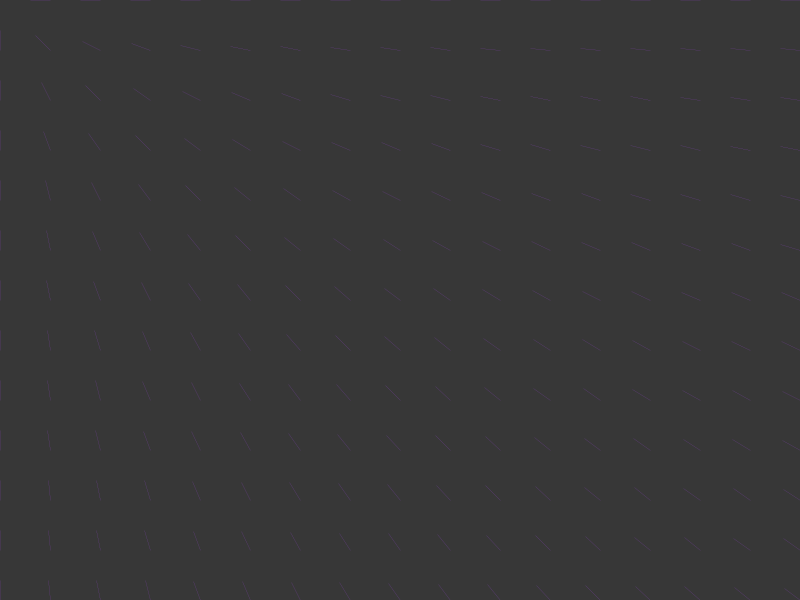
Frame 1 (no input)
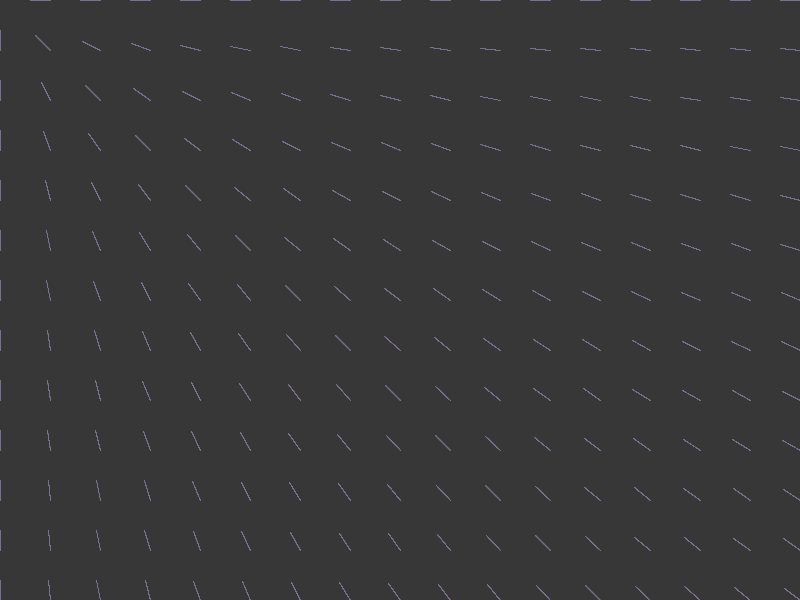
Frame 60 (the mouse pressed at the canvas centre just before this capture)
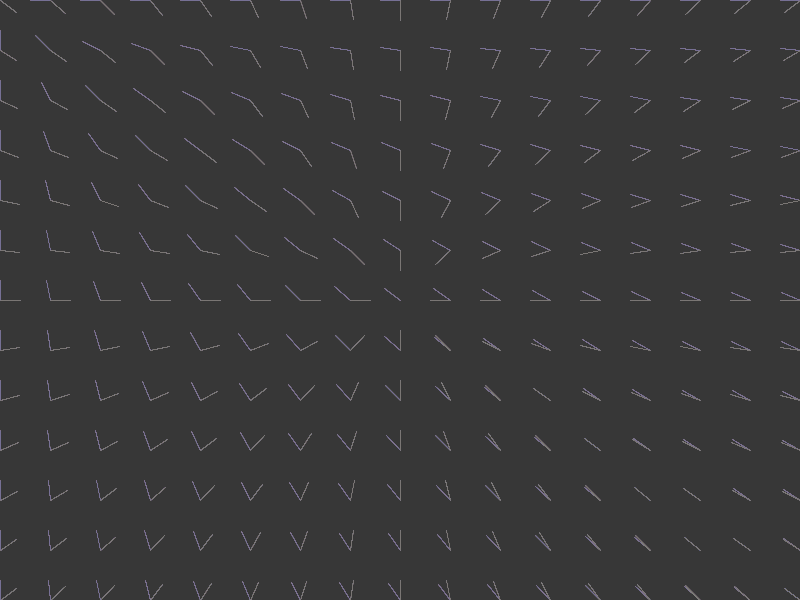
Frame 120 (the mouse held since frame 60 and released just before this capture)

The Processing sketch that drew these frames (run headless with seeded random() and noise(); from frame 60 on, the mouse is pressed at the canvas centre):

// Processing sketch: mainMouseFan
// ── mainMouseFan.pde
//***
// This sketch draws lines that follow the mouse. While moving, colors
// alternate.
//***
import java.util.Date;

void setup()
{
  background(55);
  size(800,600);
}

void draw()
{
  pushStyle();
  strokeWeight(0.1);
  
  // Rando color.
  color c = color(int(random(0, 255)),
                  int(random(0, 255)),
                  int(random(0, 255)));
  stroke(c);
  noFill();
  
  
  for (int x = 0; x <= width; x = x + 50)
  {
    for (int y = 0; y <= height; y = y + 50)
    {
      point(x, y);
      PVector point = new PVector(x, y);
      PVector mouseVector = new PVector(mouseX, mouseY);
      
      mouseVector.sub(point);
      mouseVector.normalize();
      mouseVector.mult(20);
      
      pushMatrix();
      translate(x, y);
      line(0, 0, mouseVector.x, mouseVector.y);
      popMatrix();
    }
  }
  popStyle();
}

void mouseClicked()
{
  Date d = new Date();
  save(d.getTime() + ".jpg");
}
